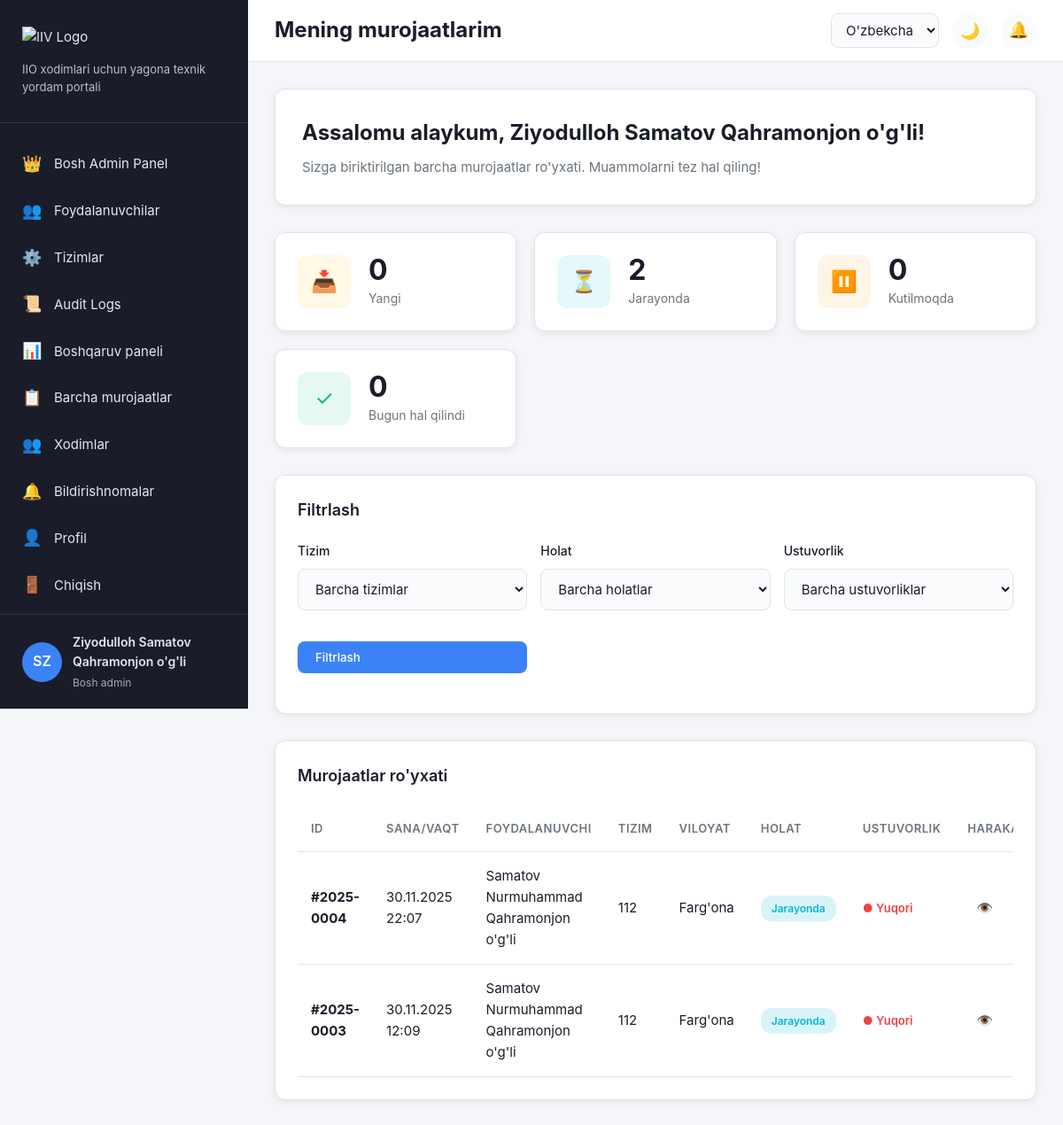
Screenshot of /tickets/technician/ (signed in) with the database file from the repository.
### accounts/models.py (models this page shows, shortened)
class User(AbstractUser):
    ROLE_CHOICES = [
        ('user', _('Oddiy foydalanuvchi')),
        ('technician', _('Texnik xodim')),
        ('admin', _('Admin')),
        ('superadmin', _('Bosh admin')),
    ]
    LANGUAGE_CHOICES = [
        ('uz', _("O'zbekcha (Lotin)")),
        ('uz-cy', _("Ўзбекча (Кирилл)")),
        ('ru', _('Русский')),
    ]
    last_name = models.CharField(max_length=150, verbose_name=_("Familiya"))
    first_name = models.CharField(max_length=150, verbose_name=_("Ism"))
    middle_name = models.CharField(max_length=150, blank=True, verbose_name=_("Sharif"))
    region = models.ForeignKey(
        Region,
        on_delete=models.SET_NULL,
        null=True,
        blank=True,
        verbose_name=_("Viloyat")
    )
    department = models.ForeignKey(
        Department,
        on_delete=models.SET_NULL,
        null=True,
        blank=True,
        verbose_name=_("Hududiy bo'lim")
    )
    position = models.CharField(max_length=200, blank=True, verbose_name=_("Lavozim"))
    phone = models.CharField(max_length=20, blank=True, verbose_name=_("Telefon"))
    role = models.CharField(
        max_length=20,
        choices=ROLE_CHOICES,
        default='user',
        verbose_name=_("Rol")
    )
    language = models.CharField(
        max_length=10,
        choices=LANGUAGE_CHOICES,
        default='uz',
        verbose_name=_("Til")
    )
    avatar = models.ImageField(
        upload_to='avatars/',
        blank=True,
        null=True,
        verbose_name=_("Avatar")
    )
    is_active = models.BooleanField(default=True, verbose_name=_("Aktiv"))
    created_at = models.DateTimeField(auto_now_add=True, verbose_name=_("Yaratilgan"))
    updated_at = models.DateTimeField(auto_now=True, verbose_name=_("O'zgartirilgan"))
    class Meta:
        verbose_name = _("Foydalanuvchi")
        verbose_name_plural = _("Foydalanuvchilar")
        ordering = ['-created_at']
    def get_full_name(self):
        parts = [self.last_name, self.first_name]
        if self.middle_name:
            parts.append(self.middle_name)
        return ' '.join(parts)
    def is_technician(self):
        return self.role == 'technician'
    def is_admin(self):
        return self.role in ['admin', 'superadmin']
    def is_superadmin(self):
        return self.role == 'superadmin'

class Region(models.Model):
    name = models.CharField(max_length=100, verbose_name=_("Viloyat nomi"))
    code = models.CharField(max_length=10, unique=True, verbose_name=_("Kod"))
    is_active = models.BooleanField(default=True, verbose_name=_("Faol"))
    class Meta:
        verbose_name = _("Viloyat")
        verbose_name_plural = _("Viloyatlar")
        ordering = ['name']

### tickets/models.py (models this page shows, shortened)
class Ticket(models.Model):
    PRIORITY_CHOICES = [
        ('low', _('Oddiy')),
        ('medium', _("O'rtacha")),
        ('high', _('Yuqori')),
    ]
    STATUS_CHOICES = [
        ('new', _('Yangi')),
        ('in_progress', _('Jarayonda')),
        ('pending_approval', _('Hal qilindi (kutilmoqda)')),
        ('resolved', _('Hal qilindi')),
        ('rejected', _('Rad etildi')),
        ('reopened', _('Qayta ochildi')),
    ]
    user = models.ForeignKey(
        User,
        on_delete=models.CASCADE,
        related_name='tickets',
        verbose_name=_("Foydalanuvchi")
    )
    system = models.ForeignKey(
        System,
        on_delete=models.CASCADE,
        related_name='tickets',
        verbose_name=_("Tizim")
    )
    region = models.ForeignKey(
        Region,
        on_delete=models.CASCADE,
        related_name='tickets',
        verbose_name=_("Viloyat")
    )
    priority = models.CharField(
        max_length=10,
        choices=PRIORITY_CHOICES,
        default='medium',
        verbose_name=_("Ustuvorlik")
    )
    status = models.CharField(
        max_length=20,
        choices=STATUS_CHOICES,
        default='new',
        verbose_name=_("Holat")
    )
    description = models.TextField(verbose_name=_("Muammo ta'rifi"))
    attachment = models.FileField(
        upload_to='tickets/attachments/',
        blank=True,
        null=True,
        verbose_name=_("Fayl biriktirma")
    )
    assigned_to = models.ForeignKey(
        User,
        on_delete=models.SET_NULL,
        null=True,
        blank=True,
        related_name='assigned_tickets',
        verbose_name=_("Mas'ul xodim")
    )
    rating = models.IntegerField(
        null=True,
        blank=True,
        choices=[(i, str(i)) for i in range(1, 6)],
        verbose_name=_("Baholash")
    )
    rating_comment = models.TextField(
        blank=True,
        verbose_name=_("Baholash izohi")
    )
    created_at = models.DateTimeField(auto_now_add=True, verbose_name=_("Yaratilgan"))
    updated_at = models.DateTimeField(auto_now=True, verbose_name=_("O'zgartirilgan"))
    resolved_at = models.DateTimeField(null=True, blank=True, verbose_name=_("Hal qilingan vaqt"))
    class Meta:
        verbose_name = _("Murojaat")
        verbose_name_plural = _("Murojaatlar")
        ordering = ['-created_at']
    def get_ticket_number(self):
        year = self.created_at.year
        return f"#{year}-{self.pk:04d}"

### systems/models.py (models this page shows)
class System(models.Model):
    name = models.CharField(max_length=200, unique=True, verbose_name=_("Tizim nomi"))
    description = models.TextField(blank=True, verbose_name=_("Ta'rif"))
    is_active = models.BooleanField(default=True, verbose_name=_("Faol"))
    created_at = models.DateTimeField(auto_now_add=True, verbose_name=_("Yaratilgan"))
    class Meta:
        verbose_name = _("Tizim")
        verbose_name_plural = _("Tizimlar")
        ordering = ['name']
    def __str__(self):
        return self.name

### tickets/views.py (the view)
    def wrapper(request, *args, **kwargs):
        if not (request.user.is_technician() or request.user.is_admin()):
            messages.error(request, _('Sizda bu sahifaga kirish huquqi yo\'q.'))
            return redirect('tickets:dashboard')
        return view_func(request, *args, **kwargs)

### templates/tickets/technician_tickets.html (shortened to what this page needs)
{% extends 'base.html' %}
{% load static %}
{% load i18n %}
{% block page_title %}{% trans "Mening murojaatlarim" %}{% endblock %}
{% block content %}
<div class="welcome-card">
    <div class="welcome-content">
        <h2>{% trans "Assalomu alaykum" %}, {{ user.get_full_name }}!</h2>
        <p>{% trans "Sizga biriktirilgan barcha murojaatlar ro'yxati. Muammolarni tez hal qiling!" %}</p>
    </div>
</div>
<div class="stats-grid">
    <div class="stat-card">
        <div class="stat-icon" style="background: rgba(255, 193, 7, 0.1); color: #ffc107;">
            📥
        </div>
        <div class="stat-content">
            <div class="stat-value">{{ stats.new }}</div>
            <div class="stat-label">{% trans "Yangi" %}</div>
        </div>
    </div>
    <div class="stat-card">
        <div class="stat-icon" style="background: rgba(6, 182, 212, 0.1); color: #06b6d4;">
            ⏳
        </div>
        <div class="stat-content">
            <div class="stat-value">{{ stats.in_progress }}</div>
            <div class="stat-label">{% trans "Jarayonda" %}</div>
        </div>
    </div>
    <div class="stat-card">
        <div class="stat-icon" style="background: rgba(245, 158, 11, 0.1); color: #f59e0b;">
            ⏸️
        </div>
        <div class="stat-content">
            <div class="stat-value">{{ stats.pending }}</div>
            <div class="stat-label">{% trans "Kutilmoqda" %}</div>
        </div>
    </div>
    <div class="stat-card">
        <div class="stat-icon" style="background: rgba(16, 185, 129, 0.1); color: #10b981;">
            ✓
        </div>
        <div class="stat-content">
            <div class="stat-value">{{ stats.resolved_today }}</div>
            <div class="stat-label">{% trans "Bugun hal qilindi" %}</div>
        </div>
    </div>
</div>
<div class="card" style="margin-top: 30px;">
    <div class="card-header">
        <h3 class="card-title">{% trans "Filtrlash" %}</h3>
    </div>
    <form method="get" class="filter-form">
        <div class="filter-grid">
            <div class="form-group">
                <label class="form-label">{% trans "Tizim" %}</label>
                {{ filter_form.system }}
            </div>
            <div class="form-group">
                <label class="form-label">{% trans "Holat" %}</label>
                {{ filter_form.status }}
            </div>
            <div class="form-group">
                <label class="form-label">{% trans "Ustuvorlik" %}</label>
                {{ filter_form.priority }}
            </div>
            <div class="form-group" style="display: flex; align-items: flex-end;">
                <button type="submit" class="btn btn-primary" style="width: 100%;">
                    {% trans "Filtrlash" %}
                </button>
            </div>
        </div>
    </form>
</div>
<div class="card" style="margin-top: 30px;">
    <div class="card-header">
        <h3 class="card-title">{% trans "Murojaatlar ro'yxati" %}</h3>
    </div>
    {% if tickets %}
    <div class="table-responsive">
        <table class="table">
            <thead>
                <tr>
                    <th>ID</th>
                    <th>{% trans "Sana/Vaqt" %}</th>
                    <th>{% trans "Foydalanuvchi" %}</th>
                    <th>{% trans "Tizim" %}</th>
                    <th>{% trans "Viloyat" %}</th>
                    <th>{% trans "Holat" %}</th>
                    <th>{% trans "Ustuvorlik" %}</th>
                    <th>{% trans "Harakatlar" %}</th>
                </tr>
            </thead>
            <tbody>
                {% for ticket in tickets %}
                <tr onclick="window.location='{% url 'tickets:ticket_detail' ticket.pk %}'" style="cursor: pointer;">
                    <td><strong>{{ ticket.get_ticket_number }}</strong></td>
                    <td>{{ ticket.created_at|date:"d.m.Y H:i" }}</td>
                    <td>{{ ticket.user.get_full_name }}</td>
                    <td>{{ ticket.system.name }}</td>
                    <td>{{ ticket.region.name }}</td>
                    <td>
                        <span class="status-badge status-{{ ticket.status }}">
                            {{ ticket.get_status_display }}
                        </span>
                    </td>
                    <td>
                        <span class="priority-badge priority-{{ ticket.priority }}">
                            ● {{ ticket.get_priority_display }}
                        </span>
                    </td>
                    <td onclick="event.stopPropagation();">
                        <a href="{% url 'tickets:ticket_detail' ticket.pk %}" class="btn-icon" title="{% trans 'Ko\'rish' %}">
                            👁️
                        </a>
                    </td>
                </tr>
                {% endfor %}
            </tbody>
        </table>
    </div>
    {% else %}
    <div class="empty-state">
        <div class="empty-icon">📋</div>
        <h3>{% trans "Murojaatlar topilmadi" %}</h3>
        <p>{% trans "Sizga hali murojaatlar biriktirilmagan." %}</p>
    </div>
    {% endif %}
</div>
{% endblock %}

### templates/base.html (shortened to what this page needs)
{% load static %}
{% load i18n %}
<!DOCTYPE html>
<html lang="{{ LANGUAGE_CODE }}">
<head>
    <link rel="stylesheet" href="{% static 'css/style.css' %}">
    <link rel="stylesheet" href="{% static 'css/components.css' %}">
</head>
<body data-theme="light">
    <aside class="sidebar">
        <div class="sidebar-header">
            <div class="logo">
                <img src="{% static 'images/logo.png' %}" alt="IIV Logo">
            </div>
            <p class="sidebar-tagline">{% trans "IIO xodimlari uchun yagona texnik yordam portali" %}</p>
        </div>
        <nav class="sidebar-nav">
            {% block sidebar_menu %}
            {% if user.is_authenticated %}
                {% if user.is_superadmin %}
                    <a href="{% url 'tickets:superadmin_dashboard' %}" class="nav-item">
                        <span class="icon">👑</span>
                        <span>{% trans "Bosh Admin Panel" %}</span>
                    </a>
                    <a href="{% url 'tickets:superadmin_users_list' %}" class="nav-item">
                        <span class="icon">👥</span>
                        <span>{% trans "Foydalanuvchilar" %}</span>
                    </a>
                    <a href="{% url 'systems:systems_list' %}" class="nav-item">
                        <span class="icon">⚙️</span>
                        <span>{% trans "Tizimlar" %}</span>
                    </a>
                    <a href="{% url 'tickets:superadmin_audit_logs' %}" class="nav-item">
                        <span class="icon">📜</span>
                        <span>{% trans "Audit Logs" %}</span>
                    </a>
                {% endif %}
                {% if user.is_admin %}
                    <a href="{% url 'tickets:admin_dashboard' %}" class="nav-item">
                        <span class="icon">📊</span>
                        <span>{% trans "Dashboard" %}</span>
                    </a>
                    <a href="{% url 'tickets:admin_dashboard' %}" class="nav-item">
                        <span class="icon">📋</span>
                        <span>{% trans "Barcha murojaatlar" %}</span>
                    </a>
                    <a href="{% url 'tickets:users_list' %}" class="nav-item">
                        <span class="icon">👥</span>
                        <span>{% trans "Xodimlar" %}</span>
                    </a>
                {% elif user.is_technician %}
                    <a href="{% url 'tickets:technician_tickets' %}" class="nav-item">
                        <span class="icon">📋</span>
                        <span>{% trans "Mening murojaatlarim" %}</span>
                    </a>
                {% endif %}
                <a href="{% url 'notifications:list' %}" class="nav-item">
                    <span class="icon">🔔</span>
                    <span>{% trans "Bildirishnomalar" %}</span>
                </a>
                <a href="{% url 'accounts:profile' %}" class="nav-item">
                    <span class="icon">👤</span>
                    <span>{% trans "Profil" %}</span>
                </a>
                <a href="{% url 'accounts:logout' %}" class="nav-item">
                    <span class="icon">🚪</span>
                    <span>{% trans "Chiqish" %}</span>
                </a>
            {% endif %}
            {% endblock %}
        </nav>
        {% if user.is_authenticated %}
        <div class="sidebar-footer">
            <div class="user-info">
                {% if user.photo %}
                    <img src="{{ user.photo.url }}" alt="Avatar" class="user-avatar">
                {% else %}
                    <div class="user-avatar-placeholder">{{ user.first_name.0 }}{{ user.last_name.0 }}</div>
                {% endif %}
                <div class="user-details">
                    <div class="user-name">{{ user.get_full_name }}</div>
                    <div class="user-role">{{ user.get_role_display }}</div>
                </div>
            </div>
        </div>
        {% endif %}
    </aside>
    <main class="main-content">
        <header class="topbar">
            <div class="topbar-left">
                <h1 class="page-title">{% block page_title %}{% trans "Dashboard" %}{% endblock %}</h1>
            </div>
            <div class="topbar-right">
                <div class="language-selector">
                    <form method="post" action="{% url 'set_language' %}" id="languageForm">
                        <select name="language" onchange="this.form.submit()" class="language-select">
                            <option value="uz" {% if request.LANGUAGE_CODE == 'uz' %}selected{% endif %}>O'zbekcha</option>
                        </select>
                    </form>
                </div>
                <button class="theme-toggle" id="themeToggle" onclick="toggleTheme()">
                    <span class="theme-icon">🌙</span>
                </button>
                {% if user.is_authenticated %}
                <div class="notifications-bell" onclick="toggleNotifications()">
                    <span class="bell-icon">🔔</span>
                </div>
                {% endif %}
            </div>
        </header>
        <div class="content-wrapper">
            {% block content %}{% endblock %}
        </div>
    </main>
</body>
</html>

### rows the page displays
User: first_name.0 "S", last_name.0 "Z", get_full_name "Ziyodulloh Samatov Qahramonjon o'g'li", role "Bosh admin"
Ticket: get_ticket_number "#2025-0004", created_at "30.11.2025 22:07", user.get_full_name "Samatov Nurmuhammad Qahramonjon o'g'li", system.name "112", region.name "Farg'ona", status "Jarayonda", priority "Yuqori"
Ticket: get_ticket_number "#2025-0003", created_at "30.11.2025 12:09", user.get_full_name "Samatov Nurmuhammad Qahramonjon o'g'li", system.name "112", region.name "Farg'ona", status "Jarayonda", priority "Yuqori"

### other values shown
{{ stats.new }} "0"
{{ stats.in_progress }} "2"
{{ stats.pending }} "0"
{{ stats.resolved_today }} "0"
